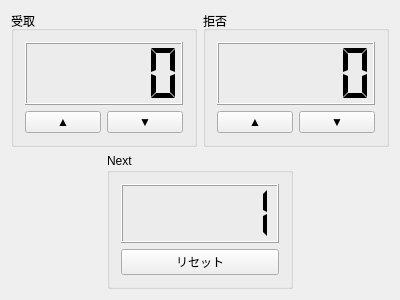
<?xml version="1.0" encoding="UTF-8"?>
<ui version="4.0">
 <class>Widget</class>
 <widget class="QWidget" name="Widget">
  <property name="geometry">
   <rect>
    <x>0</x>
    <y>0</y>
    <width>400</width>
    <height>300</height>
   </rect>
  </property>
  <property name="minimumSize">
   <size>
    <width>400</width>
    <height>300</height>
   </size>
  </property>
  <property name="windowTitle">
   <string>孵化カウンター</string>
  </property>
  <layout class="QGridLayout" name="gridLayoutMain">
   <item row="0" column="0" colspan="2">
    <widget class="QGroupBox" name="groupBoxAccept">
     <property name="title">
      <string>受取</string>
     </property>
     <layout class="QGridLayout" name="gridLayoutAccept">
      <item row="0" column="0" colspan="2">
       <widget class="QLCDNumber" name="lcdNumberAccept">
        <property name="mode">
         <enum>QLCDNumber::Dec</enum>
        </property>
        <property name="segmentStyle">
         <enum>QLCDNumber::Flat</enum>
        </property>
        <property name="intValue" stdset="0">
         <number>0</number>
        </property>
       </widget>
      </item>
      <item row="1" column="0">
       <widget class="QPushButton" name="pushButtonAcceptUp">
        <property name="text">
         <string>▲</string>
        </property>
       </widget>
      </item>
      <item row="1" column="1">
       <widget class="QPushButton" name="pushButtonAcceptDown">
        <property name="text">
         <string>▼</string>
        </property>
       </widget>
      </item>
     </layout>
    </widget>
   </item>
   <item row="0" column="2" colspan="2">
    <widget class="QGroupBox" name="groupBoxReject">
     <property name="title">
      <string>拒否</string>
     </property>
     <property name="flat">
      <bool>false</bool>
     </property>
     <layout class="QGridLayout" name="gridLayoutReject">
      <item row="0" column="0" colspan="2">
       <widget class="QLCDNumber" name="lcdNumberReject">
        <property name="mode">
         <enum>QLCDNumber::Dec</enum>
        </property>
        <property name="segmentStyle">
         <enum>QLCDNumber::Flat</enum>
        </property>
        <property name="intValue" stdset="0">
         <number>0</number>
        </property>
       </widget>
      </item>
      <item row="1" column="0">
       <widget class="QPushButton" name="pushButtonRejectUp">
        <property name="text">
         <string>▲</string>
        </property>
       </widget>
      </item>
      <item row="1" column="1">
       <widget class="QPushButton" name="pushButtonRejectDown">
        <property name="text">
         <string>▼</string>
        </property>
       </widget>
      </item>
     </layout>
    </widget>
   </item>
   <item row="1" column="0">
    <spacer name="horizontalSpacer1">
     <property name="orientation">
      <enum>Qt::Horizontal</enum>
     </property>
     <property name="sizeType">
      <enum>QSizePolicy::Fixed</enum>
     </property>
     <property name="sizeHint" stdset="0">
      <size>
       <width>88</width>
       <height>20</height>
      </size>
     </property>
    </spacer>
   </item>
   <item row="1" column="1" colspan="2">
    <widget class="QGroupBox" name="groupBoxNext">
     <property name="title">
      <string>Next</string>
     </property>
     <layout class="QVBoxLayout" name="verticalLayoutNext">
      <item>
       <widget class="QLCDNumber" name="lcdNumberNext">
        <property name="segmentStyle">
         <enum>QLCDNumber::Flat</enum>
        </property>
        <property name="intValue" stdset="0">
         <number>1</number>
        </property>
       </widget>
      </item>
      <item>
       <widget class="QPushButton" name="pushButtonRecet">
        <property name="text">
         <string>リセット</string>
        </property>
       </widget>
      </item>
     </layout>
    </widget>
   </item>
   <item row="1" column="3">
    <spacer name="horizontalSpacer2">
     <property name="orientation">
      <enum>Qt::Horizontal</enum>
     </property>
     <property name="sizeType">
      <enum>QSizePolicy::Fixed</enum>
     </property>
     <property name="sizeHint" stdset="0">
      <size>
       <width>88</width>
       <height>20</height>
      </size>
     </property>
    </spacer>
   </item>
  </layout>
 </widget>
 <layoutdefault spacing="6" margin="11"/>
 <resources/>
 <connections/>
</ui>
